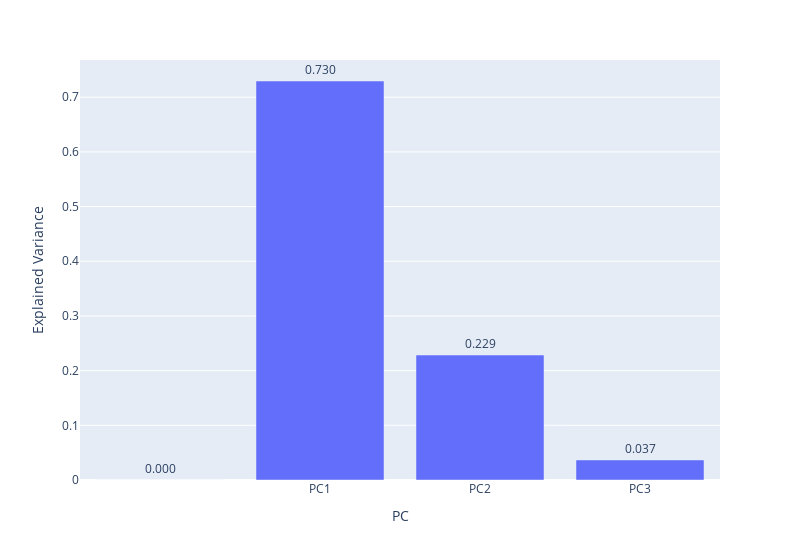

Source (notebook cell):
### Markdown cell above
##### 3.2.4.1. Explained Variance

### Code cell
# https://plotly.com/python/bar-charts/

fig = px.bar(df_explained_variance, 
             x='PC', y='Explained Variance',
             text='Explained Variance',
             width=800)

fig.update_traces(texttemplate='%{text:.3f}', textposition='outside')
fig.show()

### Figure 1 — Plotly figure (JSON) as saved in the notebook; plotly's stock layout.template omitted (floating-point values rounded to 4 significant figures)
{"data": [{"alignmentgroup": "True", "hovertemplate": "PC=%{x}<br>Explained Variance=%{text}<extra></extra>", "legendgroup": "", "marker": {"color": "#636efa", "pattern": {"shape": ""}}, "name": "", "offsetgroup": "", "orientation": "v", "showlegend": false, "text": [0, 0.7296, 0.2285, 0.03669], "textposition": "outside", "texttemplate": "%{text:.3f}", "type": "bar", "x": ["", "PC1", "PC2", "PC3"], "xaxis": "x", "y": [0, 0.7296, 0.2285, 0.03669], "yaxis": "y"}], "layout": {"barmode": "relative", "legend": {"tracegroupgap": 0}, "margin": {"t": 60}, "width": 800, "xaxis": {"anchor": "y", "domain": [0, 1], "title": {"text": "PC"}}, "yaxis": {"anchor": "x", "domain": [0, 1], "title": {"text": "Explained Variance"}}}}
